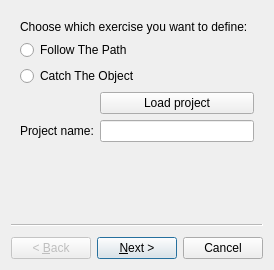
<?xml version="1.0" encoding="UTF-8"?>
<ui version="4.0">
 <class>Wizard</class>
 <widget class="QWizard" name="Wizard">
  <property name="geometry">
   <rect>
    <x>0</x>
    <y>0</y>
    <width>235</width>
    <height>270</height>
   </rect>
  </property>
  <property name="windowTitle">
   <string>Wizard</string>
  </property>
  <widget class="QWizardPage" name="project">
   <layout class="QGridLayout" name="gridLayout_4">
    <item row="2" column="0" colspan="2">
     <widget class="QRadioButton" name="radio_button_catch">
      <property name="text">
       <string>Catch The Object</string>
      </property>
     </widget>
    </item>
    <item row="4" column="0">
     <widget class="QLabel" name="label_project_name">
      <property name="text">
       <string>Project name:</string>
      </property>
     </widget>
    </item>
    <item row="1" column="0" colspan="2">
     <widget class="QRadioButton" name="radio_button_follow">
      <property name="text">
       <string>Follow The Path</string>
      </property>
     </widget>
    </item>
    <item row="0" column="0" colspan="2">
     <widget class="QLabel" name="label_exercise_type">
      <property name="text">
       <string>Choose which exercise you want to define:</string>
      </property>
     </widget>
    </item>
    <item row="4" column="1">
     <widget class="QLineEdit" name="line_project_name"/>
    </item>
    <item row="3" column="1">
     <widget class="QPushButton" name="button_load_project">
      <property name="text">
       <string>Load project</string>
      </property>
     </widget>
    </item>
   </layout>
  </widget>
  <widget class="QWizardPage" name="scene">
   <layout class="QGridLayout" name="gridLayout">
    <item row="3" column="2">
     <widget class="QPushButton" name="button_select_scene">
      <property name="text">
       <string>Select</string>
      </property>
     </widget>
    </item>
    <item row="1" column="1" colspan="3">
     <widget class="QListView" name="list_scenes"/>
    </item>
    <item row="4" column="0" colspan="2">
     <widget class="QLabel" name="label_selected">
      <property name="text">
       <string>Selected scene:</string>
      </property>
     </widget>
    </item>
    <item row="1" column="0">
     <widget class="QLabel" name="label_scenes">
      <property name="text">
       <string>Scenes:</string>
      </property>
     </widget>
    </item>
    <item row="4" column="2">
     <widget class="QLineEdit" name="line_selected_scenes"/>
    </item>
    <item row="0" column="0" colspan="3">
     <widget class="QLabel" name="label_choose_scene">
      <property name="text">
       <string>Select the scene for the exercise:</string>
      </property>
     </widget>
    </item>
   </layout>
  </widget>
  <widget class="QWizardPage" name="target_value">
   <layout class="QGridLayout" name="gridLayout_2">
    <item row="3" column="1" colspan="2">
     <widget class="QLineEdit" name="line_err_nr_beg"/>
    </item>
    <item row="4" column="0" colspan="3">
     <widget class="QLabel" name="label_skill_level_2">
      <property name="text">
       <string>Skill level intermediate:</string>
      </property>
     </widget>
    </item>
    <item row="1" column="2" colspan="2">
     <widget class="QLineEdit" name="line_number"/>
    </item>
    <item row="6" column="0" colspan="3">
     <widget class="QLabel" name="label_skill_level_3">
      <property name="text">
       <string>Skill level competent:</string>
      </property>
     </widget>
    </item>
    <item row="5" column="4">
     <widget class="QLineEdit" name="line_time_int"/>
    </item>
    <item row="7" column="0">
     <widget class="QLabel" name="label_err_nr_3">
      <property name="text">
       <string>Error:</string>
      </property>
     </widget>
    </item>
    <item row="5" column="0">
     <widget class="QLabel" name="label_err_nr_2">
      <property name="text">
       <string>Error:</string>
      </property>
     </widget>
    </item>
    <item row="7" column="1" colspan="2">
     <widget class="QLineEdit" name="line_err_nr_com"/>
    </item>
    <item row="3" column="3">
     <widget class="QLabel" name="label_time">
      <property name="text">
       <string>Time:</string>
      </property>
     </widget>
    </item>
    <item row="1" column="0" colspan="2">
     <widget class="QLabel" name="label_number">
      <property name="text">
       <string>Number of points:</string>
      </property>
     </widget>
    </item>
    <item row="3" column="0">
     <widget class="QLabel" name="label_err_nr">
      <property name="text">
       <string>Error:</string>
      </property>
     </widget>
    </item>
    <item row="7" column="4">
     <widget class="QLineEdit" name="line_time_com"/>
    </item>
    <item row="2" column="0" colspan="2">
     <widget class="QLabel" name="label_skill_level">
      <property name="text">
       <string>Skill level beginner:</string>
      </property>
     </widget>
    </item>
    <item row="3" column="4">
     <widget class="QLineEdit" name="line_time_beg"/>
    </item>
    <item row="5" column="1" colspan="2">
     <widget class="QLineEdit" name="line_err_nr_int"/>
    </item>
    <item row="7" column="3">
     <widget class="QLabel" name="label_time_3">
      <property name="text">
       <string>Time:</string>
      </property>
     </widget>
    </item>
    <item row="5" column="3">
     <widget class="QLabel" name="label_time_2">
      <property name="text">
       <string>Time:</string>
      </property>
     </widget>
    </item>
    <item row="0" column="0" colspan="5">
     <widget class="QLabel" name="label_values">
      <property name="text">
       <string>Define the target values of the exercise:</string>
      </property>
     </widget>
    </item>
   </layout>
  </widget>
  <widget class="QWizardPage" name="feedback">
   <layout class="QGridLayout" name="gridLayout_3">
    <item row="1" column="0">
     <widget class="QLabel" name="label_good">
      <property name="text">
       <string>Good min number points:</string>
      </property>
     </widget>
    </item>
    <item row="2" column="1">
     <widget class="QLineEdit" name="line_average"/>
    </item>
    <item row="3" column="1">
     <widget class="QLineEdit" name="line_bad"/>
    </item>
    <item row="1" column="2">
     <widget class="QLabel" name="label_prozent_1">
      <property name="text">
       <string>%</string>
      </property>
     </widget>
    </item>
    <item row="1" column="1">
     <widget class="QLineEdit" name="line_good"/>
    </item>
    <item row="4" column="0">
     <widget class="QLabel" name="label_exercise_name">
      <property name="text">
       <string>Name of the exercise:</string>
      </property>
     </widget>
    </item>
    <item row="3" column="2">
     <widget class="QLabel" name="label_prozent_3">
      <property name="text">
       <string>%</string>
      </property>
     </widget>
    </item>
    <item row="2" column="0">
     <widget class="QLabel" name="label_average">
      <property name="text">
       <string>Average min number points:</string>
      </property>
     </widget>
    </item>
    <item row="2" column="2">
     <widget class="QLabel" name="label_prozent_2">
      <property name="text">
       <string>%</string>
      </property>
     </widget>
    </item>
    <item row="3" column="0">
     <widget class="QLabel" name="label_bad">
      <property name="text">
       <string>Bad min number points:</string>
      </property>
     </widget>
    </item>
    <item row="5" column="0">
     <widget class="QLineEdit" name="line_exercise_name"/>
    </item>
    <item row="0" column="0" colspan="2">
     <widget class="QLabel" name="label_feeback">
      <property name="text">
       <string>Define the feedback of the exercise:</string>
      </property>
     </widget>
    </item>
   </layout>
  </widget>
 </widget>
 <tabstops>
  <tabstop>list_scenes</tabstop>
  <tabstop>line_selected_scenes</tabstop>
  <tabstop>line_err_nr_beg</tabstop>
  <tabstop>line_time_beg</tabstop>
  <tabstop>line_err_nr_int</tabstop>
  <tabstop>line_time_int</tabstop>
  <tabstop>line_err_nr_com</tabstop>
  <tabstop>line_time_com</tabstop>
  <tabstop>line_good</tabstop>
  <tabstop>line_average</tabstop>
  <tabstop>line_bad</tabstop>
  <tabstop>line_exercise_name</tabstop>
 </tabstops>
 <resources/>
 <connections/>
</ui>
